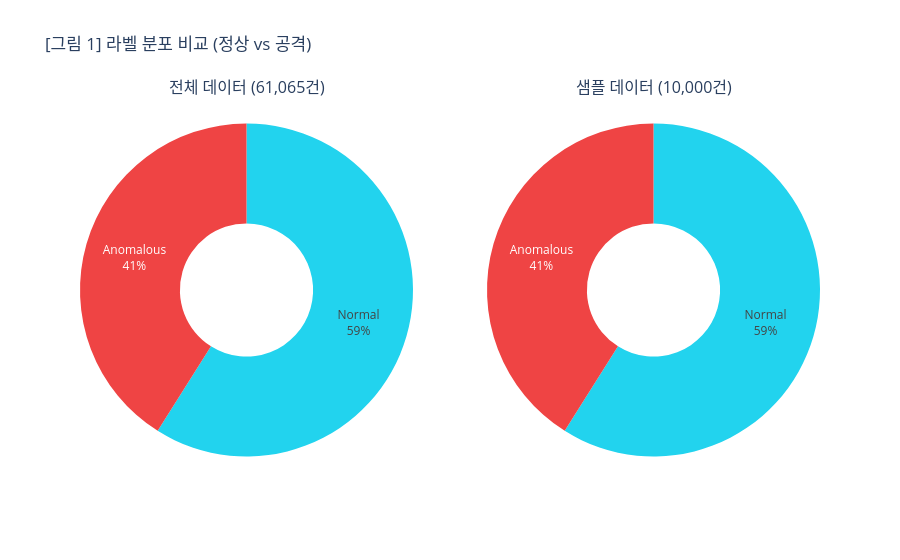

The notebook cell saved with this chart:
### Markdown cell above
---
## 3. 분석 결과 (Results)

### 3.1 라벨 분포 비교

층화 샘플링의 핵심 목표는 **라벨 비율 보존**이다. [그림 1]은 전체 데이터와 샘플의 정상/공격 비율을 나란히 보여준다.

### Code cell
# [그림 1] 라벨 분포 비교 — 전체 vs 샘플
fig = make_subplots(
    rows=1, cols=2,
    specs=[[{"type": "pie"}, {"type": "pie"}]],
    subplot_titles=["전체 데이터 (61,065건)", "샘플 데이터 (10,000건)"]
)

for col, df_target in enumerate([df_full, df_sample], start=1):
    vc = df_target["label"].value_counts()
    fig.add_trace(go.Pie(
        labels=vc.index.tolist(),
        values=vc.values.tolist(),
        hole=0.4,
        marker_colors=["#22d3ee", "#ef4444"],
        name="" ,
        textinfo="label+percent"
    ), row=1, col=col)

fig.update_layout(title_text="[그림 1] 라벨 분포 비교 (정상 vs 공격)", showlegend=False)
fig.show()

# 수치 비교 표
comparison = pd.DataFrame({
    "구분": ["전체 (61,065건)", "샘플 (10,000건)"],
    "Normal 건수": [df_full["label"].value_counts()["Normal"],
                    df_sample["label"].value_counts()["Normal"]],
    "Anomalous 건수": [df_full["label"].value_counts()["Anomalous"],
                       df_sample["label"].value_counts()["Anomalous"]],
    "Normal 비율(%)": [
        round(df_full["label"].value_counts(normalize=True)["Normal"]*100, 1),
        round(df_sample["label"].value_counts(normalize=True)["Normal"]*100, 1)
    ],
    "Anomalous 비율(%)": [
        round(df_full["label"].value_counts(normalize=True)["Anomalous"]*100, 1),
        round(df_sample["label"].value_counts(normalize=True)["Anomalous"]*100, 1)
    ],
})
comparison.set_index("구분")

### Figure 1 — Plotly figure (JSON) as saved in the notebook; plotly's stock layout.template omitted (floating-point values rounded to 4 significant figures)
{"data": [{"domain": {"x": [0, 0.45], "y": [0, 1]}, "hole": 0.4, "labels": ["Normal", "Anomalous"], "marker": {"colors": ["#22d3ee", "#ef4444"]}, "name": "", "textinfo": "label+percent", "type": "pie", "values": [36000, 25065]}, {"domain": {"x": [0.55, 1], "y": [0, 1]}, "hole": 0.4, "labels": ["Normal", "Anomalous"], "marker": {"colors": ["#22d3ee", "#ef4444"]}, "name": "", "textinfo": "label+percent", "type": "pie", "values": [5895, 4105]}], "layout": {"annotations": [{"font": {"size": 16}, "showarrow": false, "text": "전체 데이터 (61,065건)", "x": 0.225, "xanchor": "center", "xref": "paper", "y": 1, "yanchor": "bottom", "yref": "paper"}, {"font": {"size": 16}, "showarrow": false, "text": "샘플 데이터 (10,000건)", "x": 0.775, "xanchor": "center", "xref": "paper", "y": 1, "yanchor": "bottom", "yref": "paper"}], "showlegend": false, "title": {"text": "[그림 1] 라벨 분포 비교 (정상 vs 공격)"}}}
